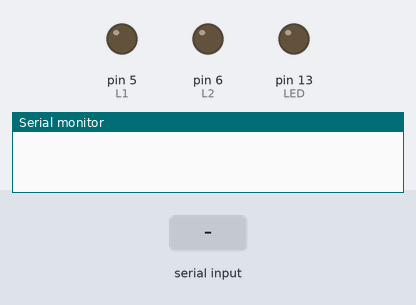
Bench run of a sketch on a simulated Arduino Uno, built with avr-gcc and run on an emulated ATmega328P. On the bench: output pins drawn as LEDs (lit = HIGH), the last lines printed to the serial monitor. Inputs (shaded band) come from the test bench. Pins used as bus, display or sensor lines are not drawn.

Above: at 1.2 s.
1.3 s: "U" received over Serial
At 2.1 s:
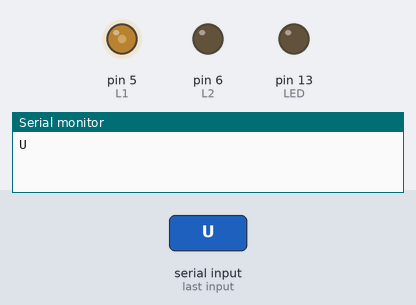
2.8 s: "D" received over Serial
At 3.4 s:
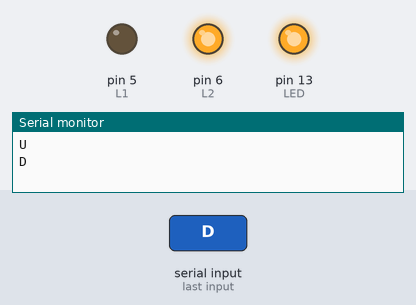
4.4 s: "U" received over Serial
At 5.7 s:
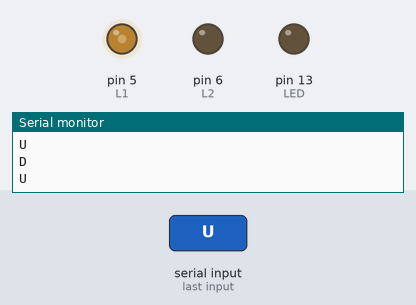
6.0 s: "S" received over Serial
At 7.0 s:
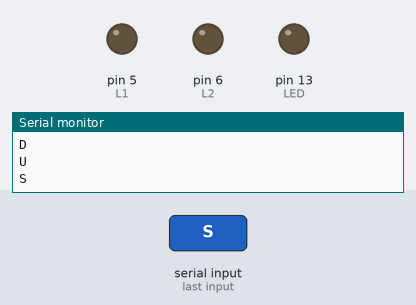
Timing chart, 0 to 8.5 s (numbered marks = the images above; inputs shaded):
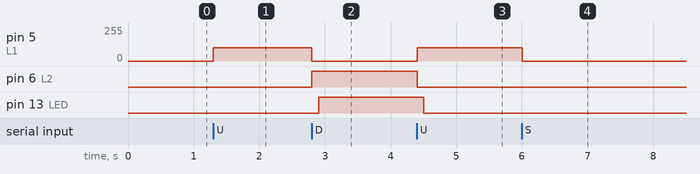

The sketch:

tarea1_instrucciones_avanzar-retroceder_v0.3.ino
```cpp
char nombre[10] = "Mazinger"; //El nuevo nombre del modulo
char password [10] = "1234"; //El nuevo password. No es muy seguro...
char baud = '4'; //4 = 9600 baud

//Ctes
int L1 = 5;
int L2 = 6;
int R1 = 9;
int R2 = 10;
int lU = 0;
int lD = 0;

void setup() {
  Serial.begin (9600); //Iniciar el serial
  pinMode(L1, OUTPUT);
  pinMode(L2, OUTPUT);
  pinMode(R1, OUTPUT);
  pinMode(R2, OUTPUT);
  pinMode(13, OUTPUT); //LED
}

void loop() {
  if(Serial.available() >= 1){
    char entrada = Serial.read();
    Serial.println(entrada);

     if(entrada == 'U'){
       lU = 1; lD = 0;
     }// if del caso "adelante"

    if(entrada == 'D'){
      lD = 1; lU = 0;
    }// if del caso "atras"

    if(entrada=='S'){
      lU = 0; lD = 0;
    }// if del caso "apagado"
  }//if para ver que est prendido

  //Que es lo que hara el robot
  if(lU == 1){
    analogWrite(L1, 100); analogWrite(L2, 0);
    analogWrite(R1, 255); analogWrite(R2, 0);
    delay(100);
    digitalWrite(13, LOW);
  }//if del up

  if(lD == 1){
    analogWrite(L1, 0); analogWrite(L2, 255);
    analogWrite(R1, 0); analogWrite(R2, 100);
    delay(100);
    digitalWrite(13, HIGH);
  }

  if(lU == 0 && lD == 0){
    digitalWrite(L1, LOW); digitalWrite(L2, LOW);
    digitalWrite(R1, LOW); digitalWrite(R2, LOW);
    digitalWrite(13,LOW);
  }
}//Loop
```

Measured:
- after the input at 1.3 s, pin 5 (L1): 0/255 → 100/255 at once
- after the input at 2.8 s, pin 5 (L1): 100/255 → 0/255 at once; pin 6 (L2): LOW → HIGH at once; pin 13 (LED): LOW → HIGH after 0.10 s
- after the input at 4.4 s, pin 5 (L1): 0/255 → 100/255 at once; pin 6 (L2): HIGH → LOW at once; pin 13 (LED): HIGH → LOW after 0.10 s
- after the input at 6.0 s, pin 5 (L1): 100/255 → 0/255 at once
